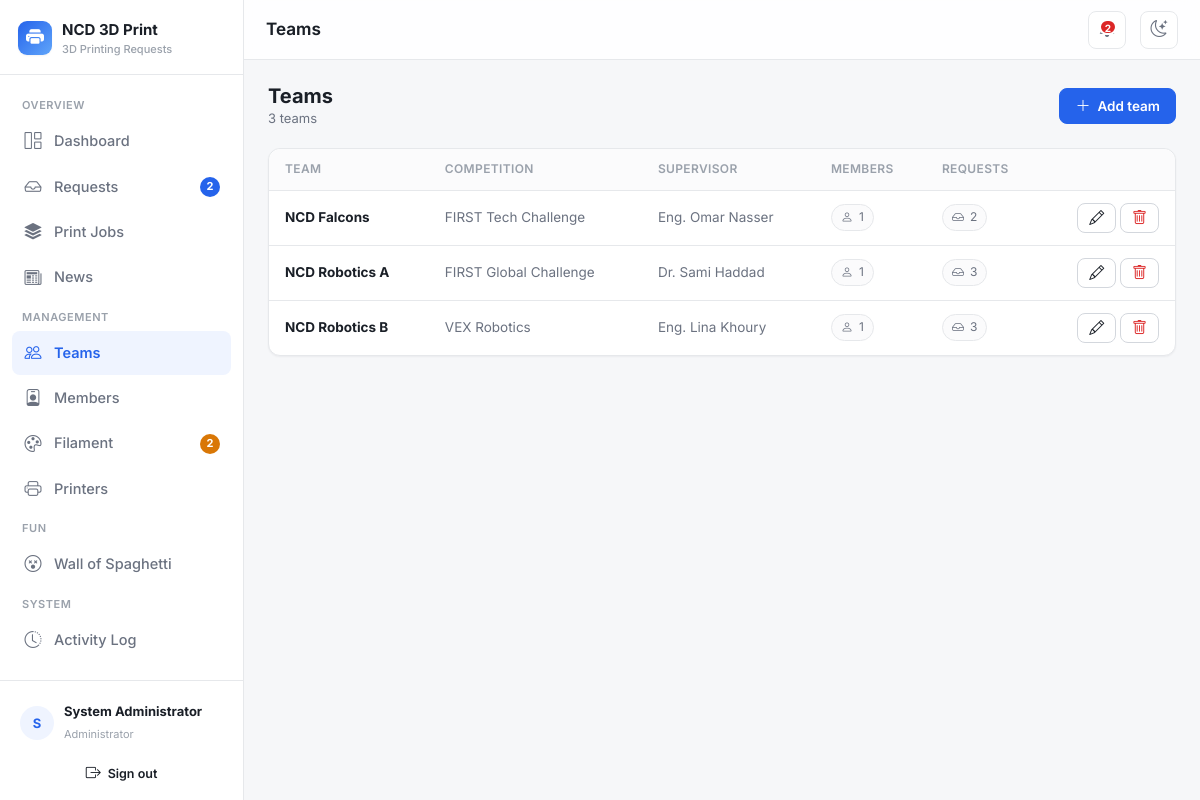
The page /teams (signed in) on the database its author committed.
### tables this page shows
CREATE TABLE `teams` (
    `id`          INT UNSIGNED NOT NULL AUTO_INCREMENT,
    `name`        VARCHAR(120) NOT NULL,
    `competition` VARCHAR(160) DEFAULT NULL,
    `supervisor`  VARCHAR(120) DEFAULT NULL,
    `created_at`  DATETIME NOT NULL DEFAULT CURRENT_TIMESTAMP,
    PRIMARY KEY (`id`)
);

### core/Controller.php (called while the page is built, shortened)
<?php
abstract class Controller
{
    protected function view(string $view, array $data = [], ?string $layout = 'main'): void
    {
        extract($data, EXTR_SKIP);
        $viewFile = __DIR__ . '/../views/' . $view . '.php';
        require $viewFile;
    }
}

### controllers/TeamsController.php (called while the page is built, shortened)
<?php
class TeamsController extends Controller
{
    private Team $teams;
    public function __construct()
    {
        $this->teams = new Team();
    }
    public function index(): void
    {
        $this->view('teams/index', [
            'pageTitle' => 'Teams',
            'teams'     => $this->teams->allWithCounts(),
        ]);
    }
}

### core/Router.php (called while the page is built, shortened)
<?php
class Router
{
    public function dispatch(string $url): void
    {
        $url = trim($url, '/');
        $segments = $url === '' ? [] : explode('/', $url);
        $action         = $segments[1] ?? 'index';
        $params         = array_slice($segments, 2);
        $controller = new $className();
        $action = preg_replace('/[^a-zA-Z0-9_]/', '', $action);
        call_user_func_array([$controller, $action], $params);
    }
}

### index.php (called while the page is built, shortened)
<?php
require __DIR__ . '/config/database.php';
require __DIR__ . '/helpers/functions.php';
$router = new Router();
$router->dispatch($_GET['url'] ?? '');

### core/Model.php (called while the page is built, shortened)
<?php
abstract class Model
{
    protected PDO $db;
    public function __construct()
    {
        $this->db = Database::getConnection();
    }
    protected function run(string $sql, array $params = []): PDOStatement
    {
        $stmt = $this->db->prepare($sql);
        $stmt->execute($params);
        return $stmt;
    }
    protected function fetchAll(string $sql, array $params = []): array
    {
        return $this->run($sql, $params)->fetchAll();
    }
}

### config/database.php (called while the page is built)
<?php
class Database
{
    private static ?PDO $instance = null;
    public static function getConnection(): PDO
    {
        if (self::$instance === null) {
            $dsn = 'mysql:host=' . DB_HOST . ';dbname=' . DB_NAME . ';charset=' . DB_CHARSET;
            $options = [
                PDO::ATTR_ERRMODE            => PDO::ERRMODE_EXCEPTION,
                PDO::ATTR_DEFAULT_FETCH_MODE => PDO::FETCH_ASSOC,
                PDO::ATTR_EMULATE_PREPARES   => false,
            ];
            try {
                self::$instance = new PDO($dsn, DB_USER, DB_PASS, $options);
            } catch (PDOException $e) {
                if (APP_DEBUG) {
                    die('Database connection failed: ' . $e->getMessage());
                }
                die('Database connection failed. Please check config/config.php.');
            }
        }
        return self::$instance;
    }
}

### models/Team.php (called while the page is built, shortened)
<?php
class Team extends Model
{
    public function allWithCounts(): array
    {
        return $this->fetchAll(
            "SELECT t.*,
                    (SELECT COUNT(*) FROM users u WHERE u.team_id = t.id)      AS member_count,
                    (SELECT COUNT(*) FROM requests r WHERE r.team_id = t.id)   AS request_count
             FROM teams t
             ORDER BY t.name ASC"
        );
    }
}

### helpers/functions.php (called while the page is built, shortened)
<?php
function base_path(): string
{
    static $base = null;
    if ($base === null) {
        $dir = str_replace('\\', '/', dirname($_SERVER['SCRIPT_NAME'] ?? ''));
        $base = ($dir === '/' || $dir === '.') ? '' : rtrim($dir, '/');
    }
    return $base;
}
function url(string $path = ''): string
{
    return base_path() . '/' . ltrim($path, '/');
}
function e(?string $value): string
{
    return htmlspecialchars($value ?? '', ENT_QUOTES, 'UTF-8');
}

### views/teams/index.php (the view, shortened to what this page needs)
<div class="page-head">
    <div>
        <h2>Teams</h2>
        <div class="sub"><?= count($teams) ?> team<?= count($teams) === 1 ? '' : 's' ?></div>
    </div>
    <button class="btn2 primary" data-modal="#teamModal" data-title="New Team"
            data-set-id="" data-set-name="" data-set-competition="" data-set-supervisor="">
        <i class="bi bi-plus-lg"></i> Add team
    </button>
</div>
<div class="card2">
    <div class="card2-body tight">
        <div class="table-wrap">
            <table class="table2">
                <thead><tr><th>Team</th><th>Competition</th><th>Supervisor</th><th>Members</th><th>Requests</th><th></th></tr></thead>
                <tbody>
                <?php if (!$teams): ?>
                    <tr><td colspan="6"><div class="empty"><i class="bi bi-people"></i>No teams yet. Create your first team.</div></td></tr>
                <?php else: foreach ($teams as $t): ?>
                    <tr>
                        <td><strong><?= e($t['name']) ?></strong></td>
                        <td class="muted"><?= e($t['competition'] ?: '—') ?></td>
                        <td class="muted"><?= e($t['supervisor'] ?: '—') ?></td>
                        <td><span class="pill"><i class="bi bi-person"></i> <?= (int) $t['member_count'] ?></span></td>
                        <td><span class="pill"><i class="bi bi-inbox"></i> <?= (int) $t['request_count'] ?></span></td>
                        <td style="text-align:right; white-space:nowrap;">
                            <button class="btn2 sm" data-modal="#teamModal" data-title="Edit Team"
                                    data-set-id="<?= $t['id'] ?>"
                                    data-set-name="<?= e($t['name']) ?>"
                                    data-set-competition="<?= e($t['competition']) ?>"
                                    data-set-supervisor="<?= e($t['supervisor']) ?>">
                                <i class="bi bi-pencil"></i>
                            </button>
                            <form method="post" action="<?= url('teams/delete/' . $t['id']) ?>" style="display:inline;"
                                  data-confirm="Delete team &quot;<?= e($t['name']) ?>&quot;?">
                                <button class="btn2 sm danger"><i class="bi bi-trash"></i></button>
                            </form>
                        </td>
                    </tr>
                <?php endforeach; endif; ?>
                </tbody>
            </table>
        </div>
    </div>
</div>

### assets/css/style.css (style rules this page uses)
:root { --accent: #2563eb; --accent-hover: #1d4ed8; --accent-soft: #eff4ff; --accent-ring: rgba(37, 99, 235, .25); --bg: #f6f7f9; --surface: #ffffff; --surface-2: #fbfbfc; --border: #e6e8eb; --border-strong: #d3d7dd; --text: #1a1f27; --text-muted: #6b7280; --text-faint: #9aa1ab; --green: #16a34a; --green-soft: #e7f6ec; --amber: #d97706; --amber-soft: #fdf1e3; --red: #dc2626; --red-soft: #fdeaea; --blue: #2563eb; --blue-soft: #e9f0ff; --purple: #7c3aed; --purple-soft: #f1eafe; --slate: #64748b; --slate-soft: #eef1f5; --shadow-sm: 0 1px 2px rgba(16,24,40,.05); --shadow: 0 1px 3px rgba(16,24,40,.08), 0 1px 2px rgba(16,24,40,.04); --shadow-lg: 0 10px 24px rgba(16,24,40,.10); --radius: 12px; --radius-sm: 8px; --radius-lg: 16px; --sidebar-w: 244px; }
* { box-sizing: border-box; }
html, body { height: 100%; }
body { margin: 0; font-family: 'Inter', -apple-system, BlinkMacSystemFont, 'Segoe UI', Roboto, Helvetica, Arial, sans-serif; background: var(--bg); color: var(--text); font-size: 14.5px; line-height: 1.55; -webkit-font-smoothing: antialiased; }
.card2 { background: var(--surface); border: 1px solid var(--border); border-radius: var(--radius); box-shadow: var(--shadow-sm); }
.card2 .card2-body { padding: 18px; }
.card2 .card2-body.tight { padding: 0; }
.pill { display: inline-flex; align-items: center; gap: 6px; padding: 3px 9px; border-radius: 999px; background: var(--surface-2); border: 1px solid var(--border); font-size: 12px; color: var(--text-muted); }
.table2 { width: 100%; border-collapse: collapse; font-size: 13.5px; }
.table2 thead th { text-align: left; font-weight: 600; font-size: 12px; text-transform: uppercase; letter-spacing: .03em; color: var(--text-faint); padding: 11px 16px; border-bottom: 1px solid var(--border); background: var(--surface-2); white-space: nowrap; }
.table2 tbody td { padding: 12px 16px; border-bottom: 1px solid var(--border); vertical-align: middle; }
.table2 tbody tr:last-child td { border-bottom: none; }
.table2 tbody tr { transition: background .1s; }
.table2 .muted { color: var(--text-muted); }
.table-wrap { overflow-x: auto; border-radius: var(--radius); }
.btn2 { display: inline-flex; align-items: center; justify-content: center; gap: 7px; padding: 8px 15px; border-radius: var(--radius-sm); font-size: 13.5px; font-weight: 600; cursor: pointer; border: 1px solid var(--border-strong); background: var(--surface); color: var(--text); transition: all .12s; text-decoration: none; line-height: 1.2; }
.btn2 .bi { font-size: 15px; }
.btn2.primary { background: var(--accent); border-color: var(--accent); color: #fff; }
.btn2.danger { background: var(--surface); border-color: var(--border-strong); color: var(--red); }
.btn2.sm { padding: 5px 11px; font-size: 12.5px; }
.page-head { display: flex; align-items: center; flex-wrap: wrap; gap: 12px; margin-bottom: 20px; }
.page-head h2 { margin: 0; font-size: 20px; font-weight: 700; }
.page-head .sub { color: var(--text-muted); font-size: 13px; }

### rows shown on the page
teams: name "NCD Falcons", competition "FIRST Tech Challenge", supervisor "Eng. Omar Nasser", member_count "1", request_count "2"
teams: name "NCD Robotics A", competition "FIRST Global Challenge", supervisor "Dr. Sami Haddad", member_count "1", request_count "3"
teams: name "NCD Robotics B", competition "VEX Robotics", supervisor "Eng. Lina Khoury", member_count "1", request_count "3"

### other values the page prints
APP_NAME "NCD 3D Print"
APP_TAGLINE "3D Printing Requests"
$label "Dashboard Requests Print Jobs News Teams Members Filament Printers Wall of Spaghetti Activity Log"
$badge "2 2"
$initials "S"
$user['name'] "System Administrator"
$pageTitle "Teams"
$badgePending "2"
count($teams) "3"
